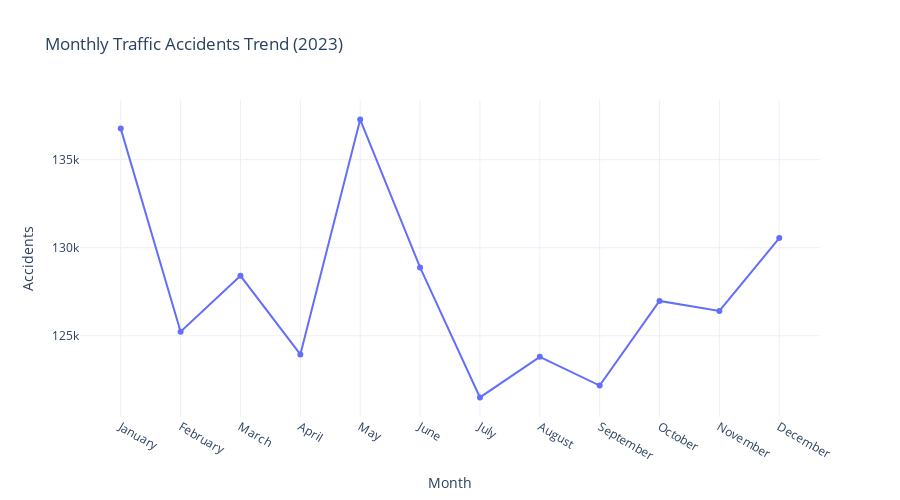

The notebook cell saved with this chart:
### Code cell
# Monthly Trend
month_agg = month_data.groupby(['Month', 'MonthNum'])['Accidents'].sum().reset_index()
month_agg = month_agg.sort_values('MonthNum')

fig = px.line(month_agg, x='Month', y='Accidents', markers=True,
              title='Monthly Traffic Accidents Trend (2023)')
fig.update_layout(template='plotly_white', height=500)
fig.show()

### Figure 1 — Plotly figure (JSON) as saved in the notebook; plotly's stock layout.template omitted (floating-point values rounded to 4 significant figures)
{"data": [{"hovertemplate": "Month=%{x}<br>Accidents=%{y}<extra></extra>", "legendgroup": "", "line": {"color": "#636efa", "dash": "solid"}, "marker": {"symbol": "circle"}, "mode": "lines+markers", "name": "", "orientation": "v", "showlegend": false, "type": "scatter", "x": ["January", "February", "March", "April", "May", "June", "July", "August", "September", "October", "November", "December"], "xaxis": "x", "y": [136767, 125228, 128406, 123942, 137279, 128881, 121498, 123803, 122171, 126977, 126408, 130547], "yaxis": "y"}], "layout": {"height": 500, "legend": {"tracegroupgap": 0}, "title": {"text": "Monthly Traffic Accidents Trend (2023)"}, "xaxis": {"anchor": "y", "domain": [0, 1], "title": {"text": "Month"}}, "yaxis": {"anchor": "x", "domain": [0, 1], "title": {"text": "Accidents"}}}}
